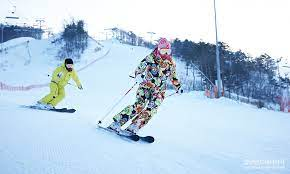
#> input picture Project01/img/sample07.jpg, 290 x 174 px
$ jupyter execute --allow-errors 'Searching Object and Estimating Size.ipynb'
#> lines starting #> are read from the running program, lines starting #| are printed output that depends on the picture
## Import Library

[cell 1]
from scipy.spatial import distance as dist
from imutils import perspective
from imutils import contours
import numpy as np
import imutils
import cv2

## Def middlePoint

[cell 2]
def midpoint(ptA,ptB):
    return ((ptA[0]+ptB[0])*0.5,(ptA[1]+ptB[1])*0.5)

## Load YOLO

#> (a cell that did not finish here is left out)

## Load Image

[cell 4]
image = cv2.imread("./img/sample07.jpg")
#> image is the input picture: shape (174, 290, 3); mean B, G, R 226.5, 209.4, 188.8
image = cv2.resize(image, None, fx=3, fy=3)
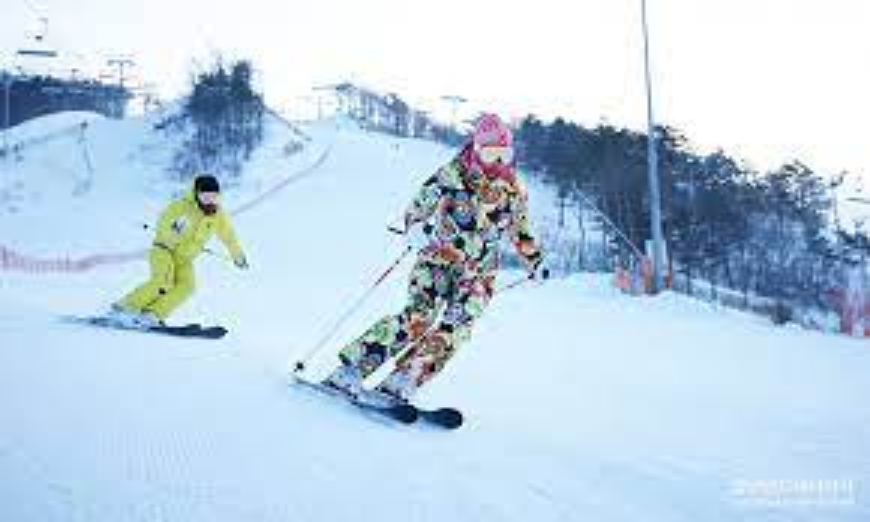
#> image: shape (522, 870, 3); mean B, G, R 226.4, 209.4, 188.7
gray = cv2.cvtColor(image, cv2.COLOR_BGR2GRAY)
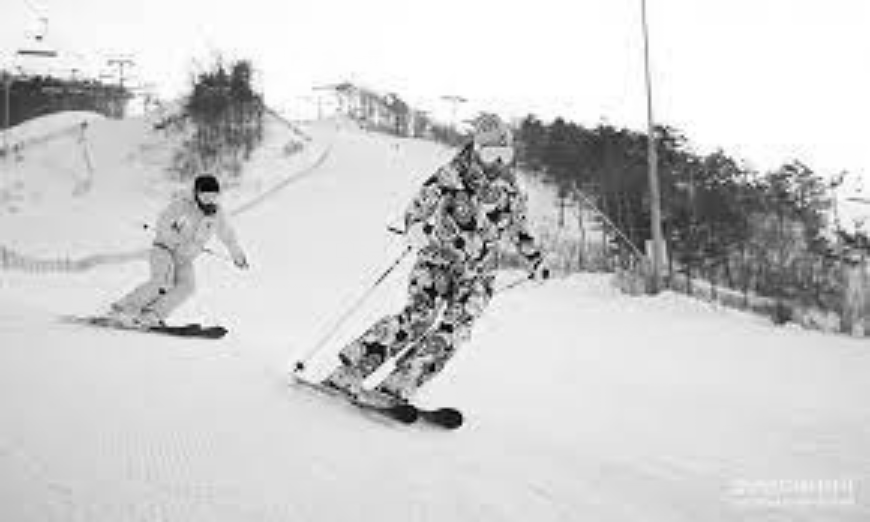
#> gray: shape (522, 870); min 0, max 255, mean 205.1
gray = cv2.GaussianBlur(gray, (7, 7), 0)
height, width, channels = image.shape
#> height = 522; width = 870; channels = 3

## Searching Object

[cell 5]
blob = cv2.dnn.blobFromImage(image, 0.00392, (416, 416), (0, 0, 0), True, crop=False)
#> (the rest of this cell did not finish here and is left out)

[cell 6]
class_ids = []
confidences = []
boxes = []
boxes2 = []
#> (the rest of this cell did not finish here and is left out)

[cell 7]
print(len(boxes))

[cell 8]
boxes

## Find MiddlePoint

[cell 9]
middlePoints = []
for box in boxes:
    box = np.array(box)
    box = perspective.order_points(box)
    print(box)
    (tl, tr, br, bl) = box
    (tltrX, tltrY) = midpoint(tl, tr)
    (blbrX, blbrY) = midpoint(bl, br)
    (tlblX, tlblY) = midpoint(tl, bl)
    (trbrX, trbrY) = midpoint(tr, br)
    middlePoints.append([(tltrX, tltrY),(blbrX, blbrY),(tlblX, tlblY),(trbrX, trbrY)])

$ run again, with Project01/img/sample01.jpg copied over Project01/img/sample07.jpg
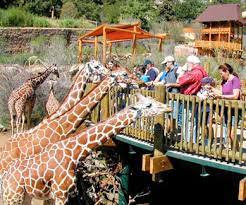
#> input picture Project01/img/sample01.jpg, 246 x 205 px
#> image is the input picture: shape (205, 246, 3); mean B, G, R 97.1, 119.8, 138.9
#> `image = cv2.resize(image, None, fx=3, fy=3)`:
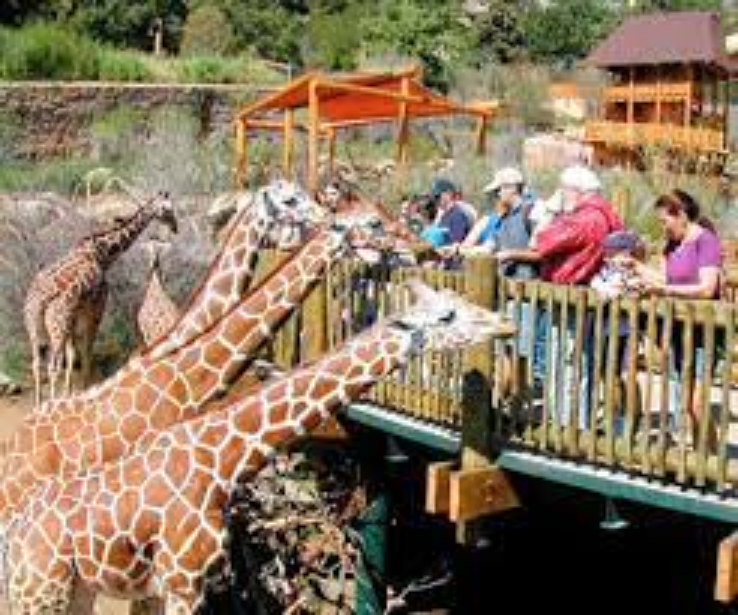
#> image: shape (615, 738, 3); mean B, G, R 97, 119.7, 138.9
#> `gray = cv2.cvtColor(image, cv2.COLOR_BGR2GRAY)`:
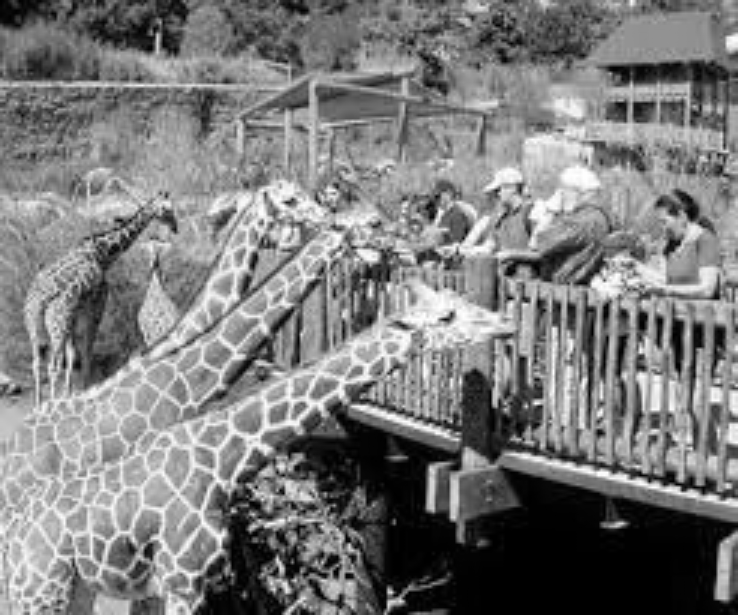
#> gray: shape (615, 738); min 0, max 255, mean 122.8

$ run again, with Project01/img/sample02.jpg copied over Project01/img/sample07.jpg
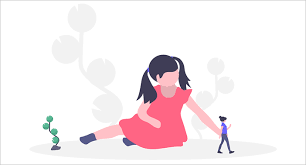
#> input picture Project01/img/sample02.jpg, 306 x 165 px
#> image is the input picture: shape (165, 306, 3); mean B, G, R 239.9, 237.2, 246.5
#> image: shape (495, 918, 3)
#> `gray = cv2.cvtColor(image, cv2.COLOR_BGR2GRAY)`:
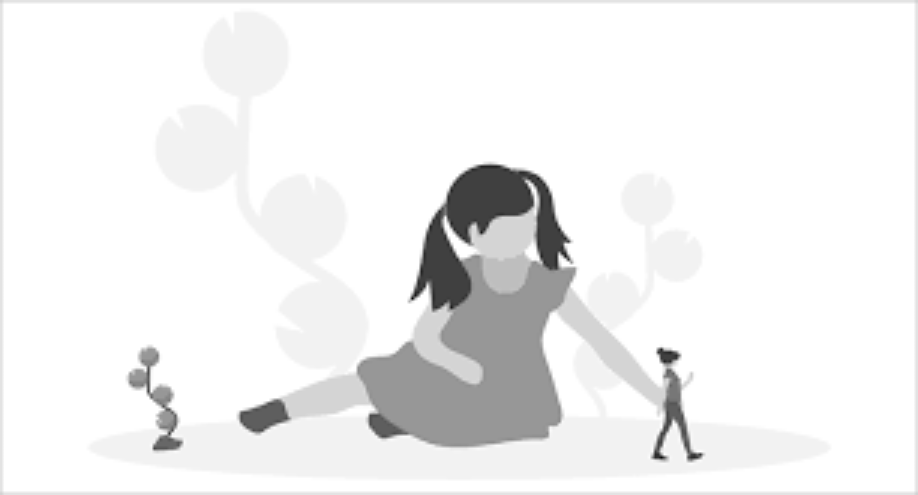
#> gray: shape (495, 918); min 8, max 255, mean 240.3

$ run again, with Project01/img/sample03.jpg copied over Project01/img/sample07.jpg
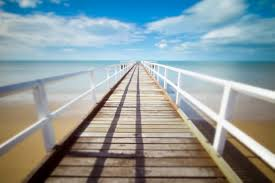
#> input picture Project01/img/sample03.jpg, 275 x 183 px
#> image is the input picture: shape (183, 275, 3); mean B, G, R 158.4, 155.8, 141.3
#> image: shape (549, 825, 3)
#> `gray = cv2.cvtColor(image, cv2.COLOR_BGR2GRAY)`:
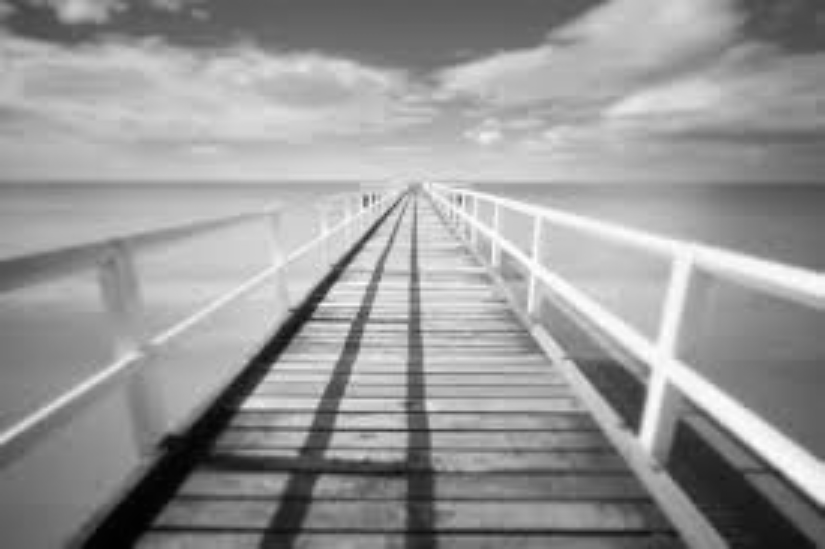
#> gray: shape (549, 825); min 1, max 255, mean 151.7
